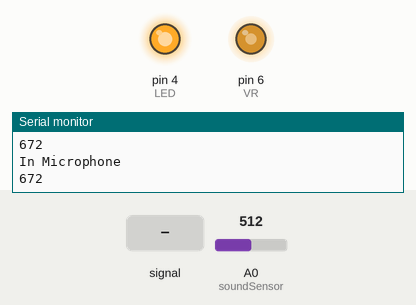
This sketch was run on a simulated Arduino Uno, built with avr-gcc and run on an emulated ATmega328P. Shown: output pins drawn as LEDs (lit = HIGH), the last lines printed to the serial monitor. The inputs (shaded band) are chosen by the test bench; at power-on: A0 (soundSensor) = 512.

Above: at 1.2 s.
1.3 s: A0 (soundSensor) fed a 2 Hz sine of ±306 counts around its level
At 4.2 s:
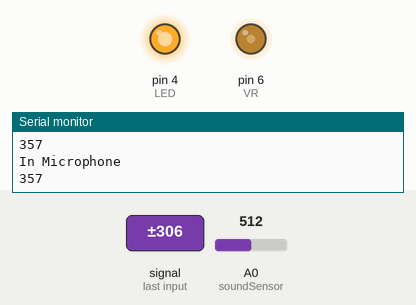
4.3 s: A0 (soundSensor) set to 716
At 5.4 s:
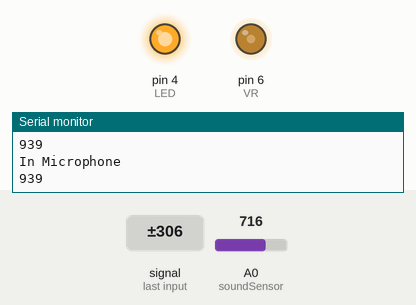
5.8 s: A0 (soundSensor) fed a 2 Hz sine of ±306 counts around its level
At 7.7 s:
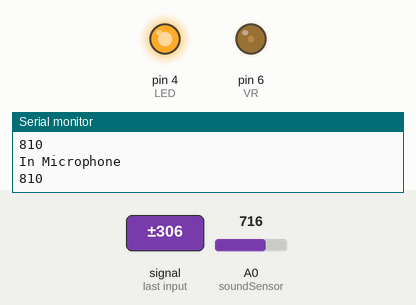
8.8 s: A0 (soundSensor) set to 900
At 10.2 s:
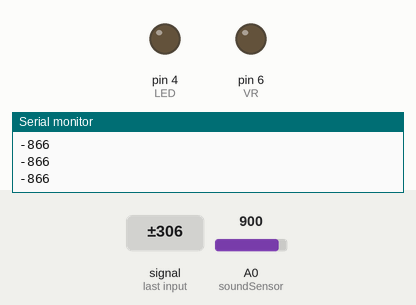
10.6 s: A0 (soundSensor) set to 795
12.1 s: A0 (soundSensor) set to 764
At 12.6 s:
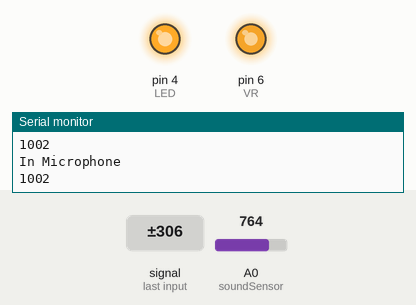
Timing chart, 0 to 14.6 s (numbered marks = the images above; inputs shaded):
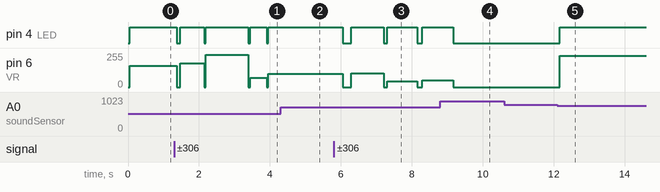

The sketch:

microphone.ino
```cpp
int soundSensor = A0; // Microphone pin
int LED = 4; // LED pin
bool ledStatus = false; // boolean check if LED is on or OFF
const int VR = 6; // Vibration pin


void setup() {
 Serial.begin(57600);
 pinMode(LED,OUTPUT);
 pinMode(VR, OUTPUT); // initialize the digital pin as an output
}

// The function that turns the vibration motor on and off and keeps the range between 0 to 4095, 0 to 255
void motor(int n) {
    if(n != 0) {
        analogWrite(VR, n);//turn the VR on
    } else {
        analogWrite(VR, 0);//turn the VR on
    }
    delay(n);
}

// The function that sums up the 40 samples of the microphone value and returns it.
int getMicrophone() {
    int _t = 0;

    for(int i = 0; i < 42; i++) {

        _t += analogRead(soundSensor);
        delay(1);
    }

    return (_t / 32);
}

void loop() {
     // the variable that stores the micropone's value
     int sensorData = getMicrophone();
     Serial.println(sensorData);
     // if sensor data value is more than 1000...
    if ( sensorData > 300 ) {
        Serial.println("In Microphone");
        Serial.println(sensorData);
        //...and if the LED is off...
        if(ledStatus == false ){
            ledStatus = true;
            //...turn on the LED and vibrate the vibration motor
            digitalWrite(LED, HIGH);
            motor(sensorData);
        }
  }
    else {
        // if the LED is on...
        ledStatus = false;
        //...turn off the LED...
        digitalWrite(LED, LOW);
        //..,turn off the vibration motor
        motor(0);
        delay(0);
    }
}
```

Measured:
- the behaviour switches between 781 and 780 on A0 (soundSensor) (found by bisection; images 4 and 5)
- after the input at 1.3 s, pin 6 (VR): 160/255 → 0/255 after 0.08 s, → 180/255 0.09 s later, → 243/255 0.67 s later, → 68/255 1.2 s later, … (5 changes in this stretch)
- after the input at 4.3 s, pin 4 (LED): stops changing and stays HIGH; pin 6 (VR): stays 101/255 (without the input it goes to 0/255 after 0.10 s)
- after the input at 5.8 s, pin 4 (LED): goes LOW 0.23 s, HIGH 0.92 s, LOW 0.09 s, HIGH 0.86 s, LOW 0.14 s, then HIGH, starting after 0.25 s; pin 6 (VR): 101/255 → 0/255 after 0.25 s, → 104/255 0.23 s later, → 0/255 0.92 s later, → 42/255 0.09 s later, … (6 changes in this stretch)
- after the input at 8.8 s, pin 4 (LED): goes on until 9.2 s, then stays LOW; pin 6 (VR): goes on until 9.2 s, then stays 0/255
- after the input at 12.1 s, pin 4 (LED): LOW → HIGH after 0.07 s; pin 6 (VR): 0/255 → 234/255 after 0.07 s
